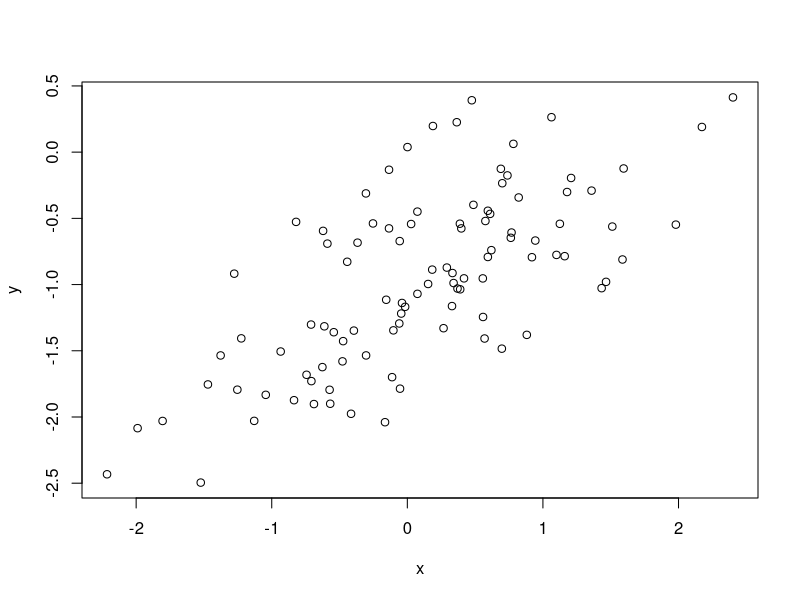
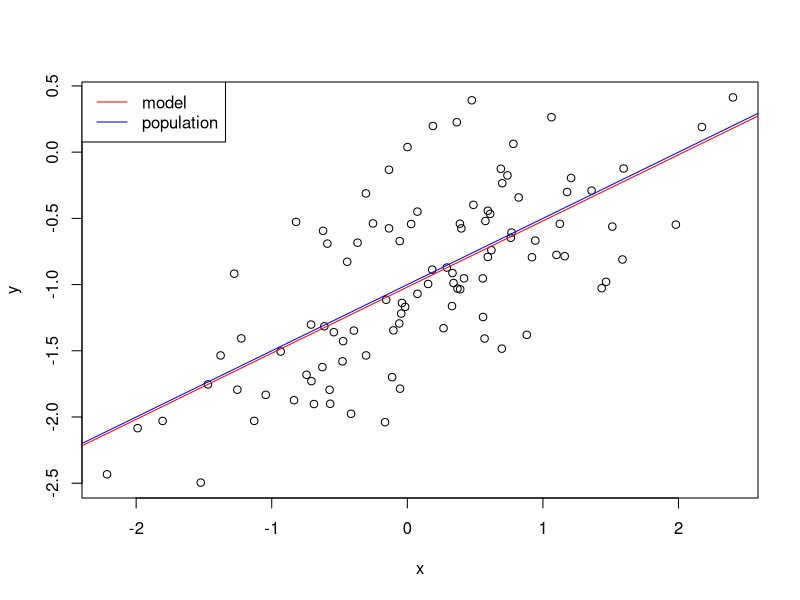
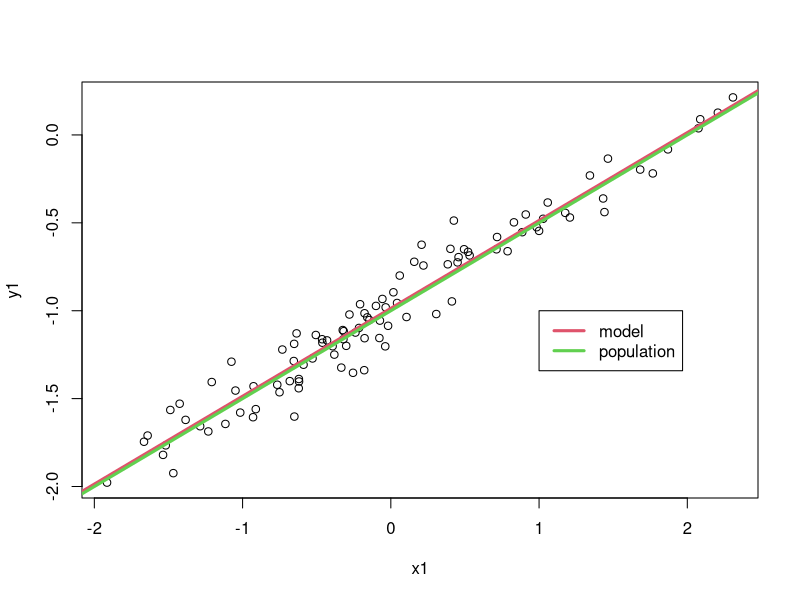
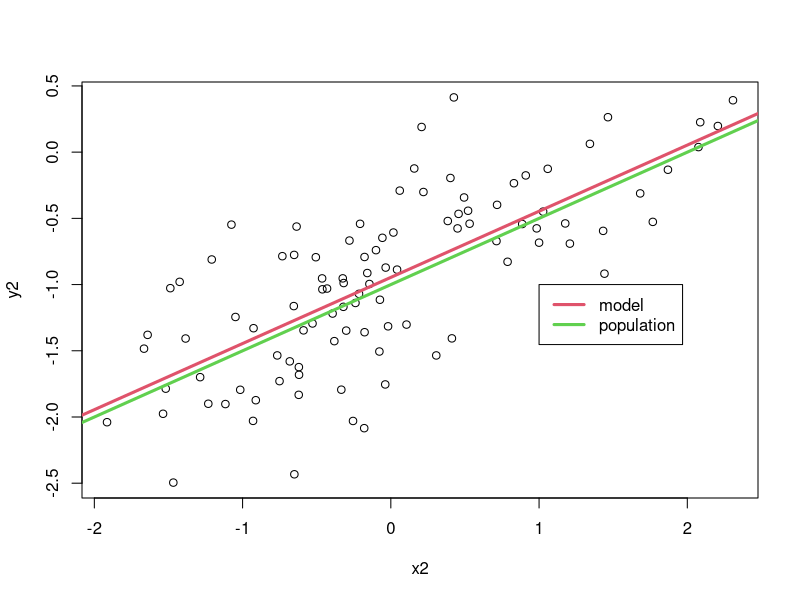
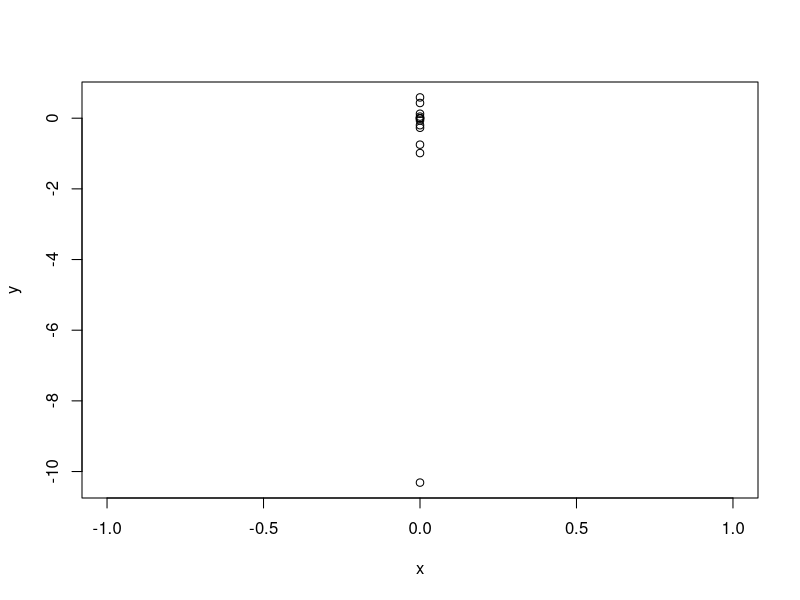

Here is the R script that generated these plots, in order:
## ---- chunk 1
knitr::opts_chunk$set(
  message = FALSE,
  warning = FALSE,
  error = FALSE, 
  collapse = TRUE,
  comment = "#",
  fig.height = 4,
  fig.width = 8,
  fig.align = "center",
  cache = FALSE
)
## ---- chunk 2
set.seed(1)
x <- rnorm(100)
eps <- rnorm(100, 0, sqrt(0.25))
y <- -1 + 0.5*x + eps

print(length(y))

plot(x,y)

## ---- chunk 3
lm.fit <- lm(y~x)
summary(lm.fit)
## ---- chunk 4
plot(x, y)
abline(lm.fit, col = 'red')
abline(-1, 0.5, col = 'blue')
legend('topleft', legend = c('model', 'population'), col = c('red', 'blue'), lty = 1)
## ---- chunk 5
lm.fit_sq = lm(y~x+I(x^2))
summary(lm.fit_sq)
## ---- chunk 6
set.seed(1)
eps1 = rnorm(100, 0, 0.125)
x1 = rnorm(100)
y1 = -1 + 0.5*x1 + eps1
plot(x1, y1)
lm.fit1 = lm(y1~x1)
summary(lm.fit1)
abline(lm.fit1, lwd=3, col=2)
abline(-1, 0.5, lwd=3, col=3)
legend(-1, legend = c("model", "population"), col=2:3, lwd=3)
## ---- chunk 7
set.seed(1)
eps2 = rnorm(100, 0, 0.5)
x2 = rnorm(100)
y2 = -1 + 0.5*x2 + eps2
plot(x2, y2)
lm.fit2 = lm(y2~x2)
summary(lm.fit2)
abline(lm.fit2, lwd=3, col=2)
abline(-1, 0.5, lwd=3, col=3)
legend(-1, legend = c("model", "population"), col=2:3, lwd=3)
## ---- chunk 8
confint(lm.fit)
confint(lm.fit1)
confint(lm.fit2)
## ---- chunk 9
library(MASS)
summary(Boston)
Boston$chas <- factor(Boston$chas, labels = c("N","Y"))
X <- Boston[-1]
crim <- Boston$crim
coefs <- numeric(length(X))
for (i in seq_along(X)) {
  pred <- X[, i]
  name <- colnames(X)[i]
  model_summary <- summary(lm(crim ~ pred))
  
  print(model_summary$coefficients[2, 4])
}
## ---- chunk 10
lm.all = lm(crim~., data=Boston)
summary(lm.all)
## ---- chunk 11
x <- coefs
y <- coefficients(lm.all)[-1]
plot(x,y)
## ---- chunk 12
for (i in seq_along(X)) {
  pred <- X[, i]
  name <- colnames(X)[i]
  if(name != "chas"){
    print(name)
    model <- lm(crim~poly(pred,3))
    model_summary <- summary(lm(crim ~ poly(pred,3)  ))
    
    pvalues <- model_summary$coefficients[3:4, 4]
  
    res <- ifelse(sum(pvalues < 0.05), "YES", "NO")
    print(sprintf('Predictor %s : significant (at 5 percent) non-linear relationship? = %s', name, res))
  }
}
